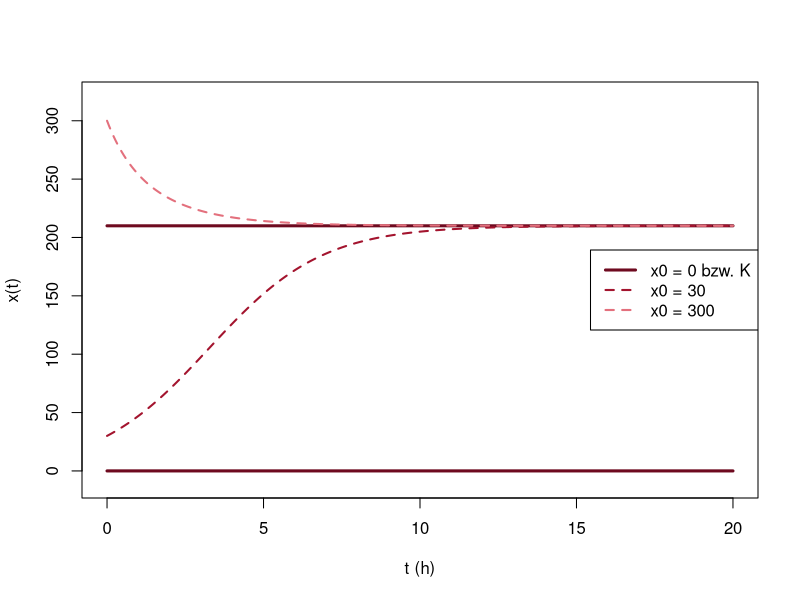

The R source for this figure:
# Abb. 3.15: Lösungen des logistischen Modells zu verschiedenen Startwerten (Buch, Abschnitt 3.3)
# r = 0.55, K = 210; die stationären Lösungen x = 0 und x = K werden von keiner anderen Lösung erreicht oder überquert
# (c) 2026 Philipp Kügler · Programm zum Buch „Dynamische Systeme in den Lebenswissenschaften“ · MIT-Lizenz (siehe LICENSE)
r <- 0.55; K <- 210
x <- function(t, x0) x0 * K / (x0 + (K - x0) * exp(-r * t))
t <- seq(0, 20, length.out = 300)
plot(t, 0 * t, type = "l", col = rgb(0.43, 0.04, 0.12), lwd = 3, ylim = c(-10, 320), xlab = "t (h)", ylab = "x(t)")
lines(t, 0 * t + K, col = rgb(0.43, 0.04, 0.12), lwd = 3)
lines(t, x(t, 30), lty = 2, col = rgb(0.64, 0.08, 0.18), lwd = 2)
lines(t, x(t, 300), lty = 2, col = rgb(0.89, 0.44, 0.49), lwd = 2)
for (x0 in c(30, 300)) cat(sprintf("x0 = %d: x(20) = %.3f,  Abstand zu K: %.3f\n", x0, x(20, x0), abs(x(20, x0) - K)))
legend("right", legend = c("x0 = 0 bzw. K", "x0 = 30", "x0 = 300"), col = c(rgb(0.43, 0.04, 0.12), rgb(0.64, 0.08, 0.18), rgb(0.89, 0.44, 0.49)),
       lty = c(1, 2, 2), lwd = c(3, 2, 2))
